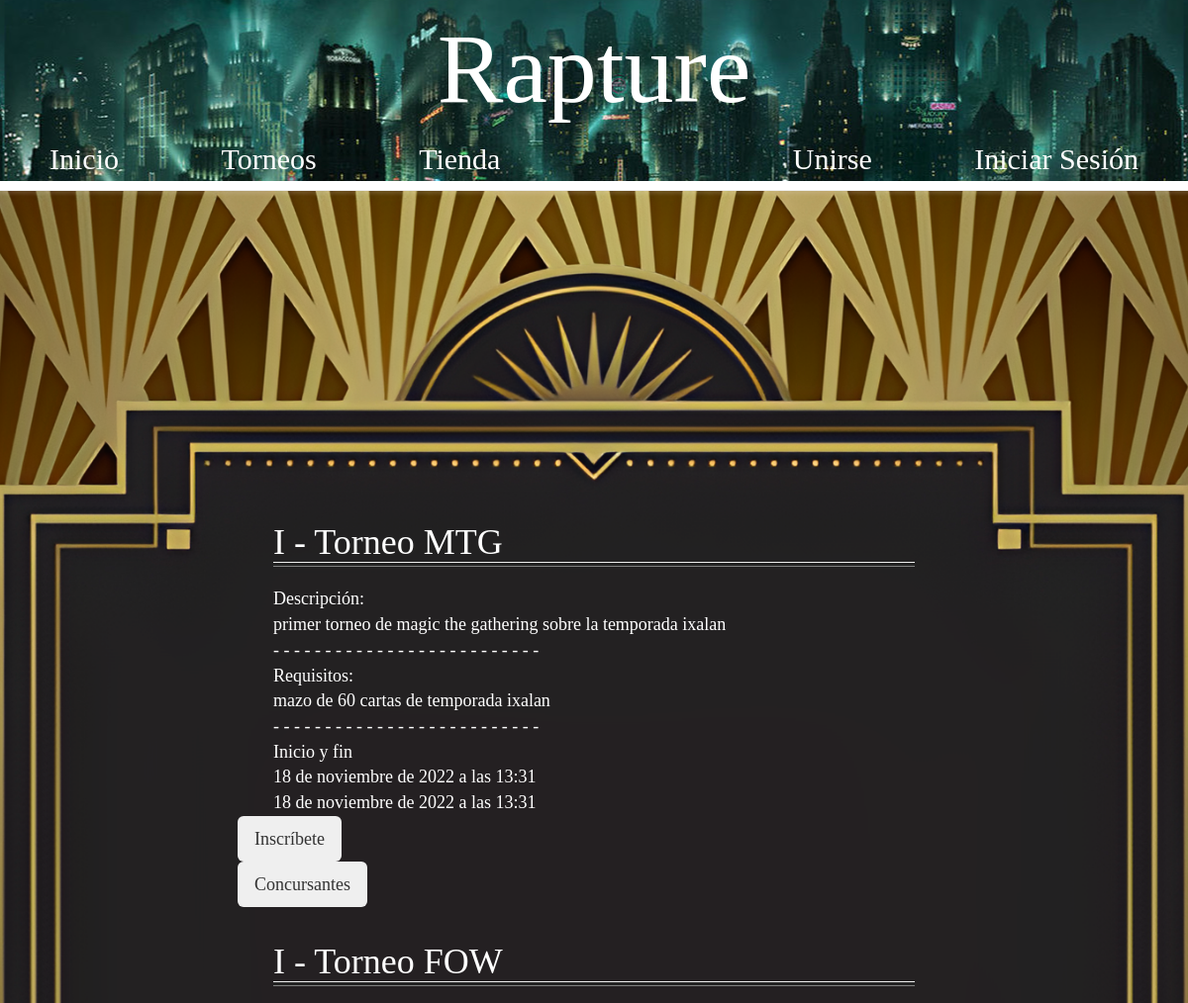
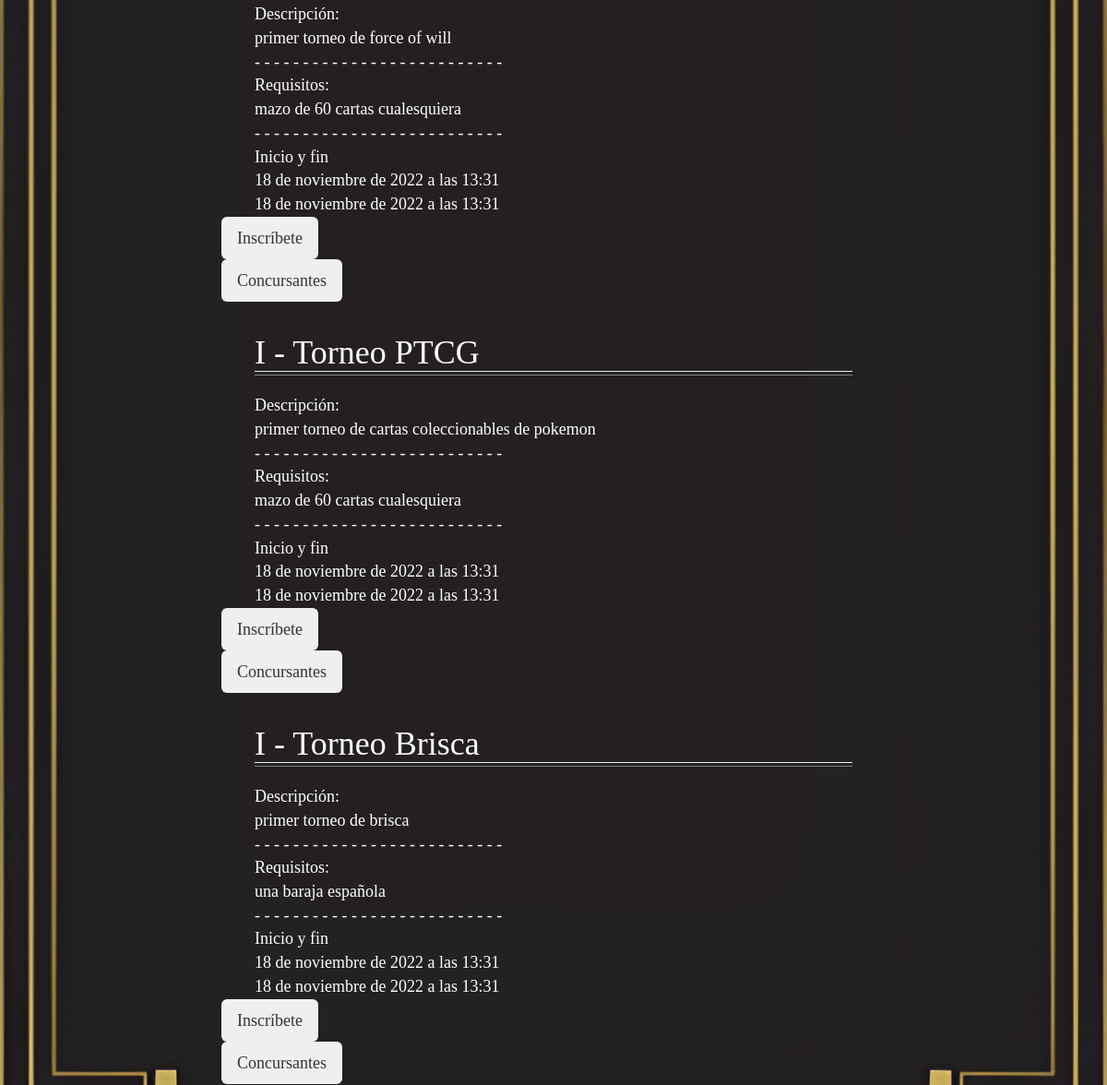
Page /torneos (upper part) on the earlier database version (2 pictures, top to bottom).
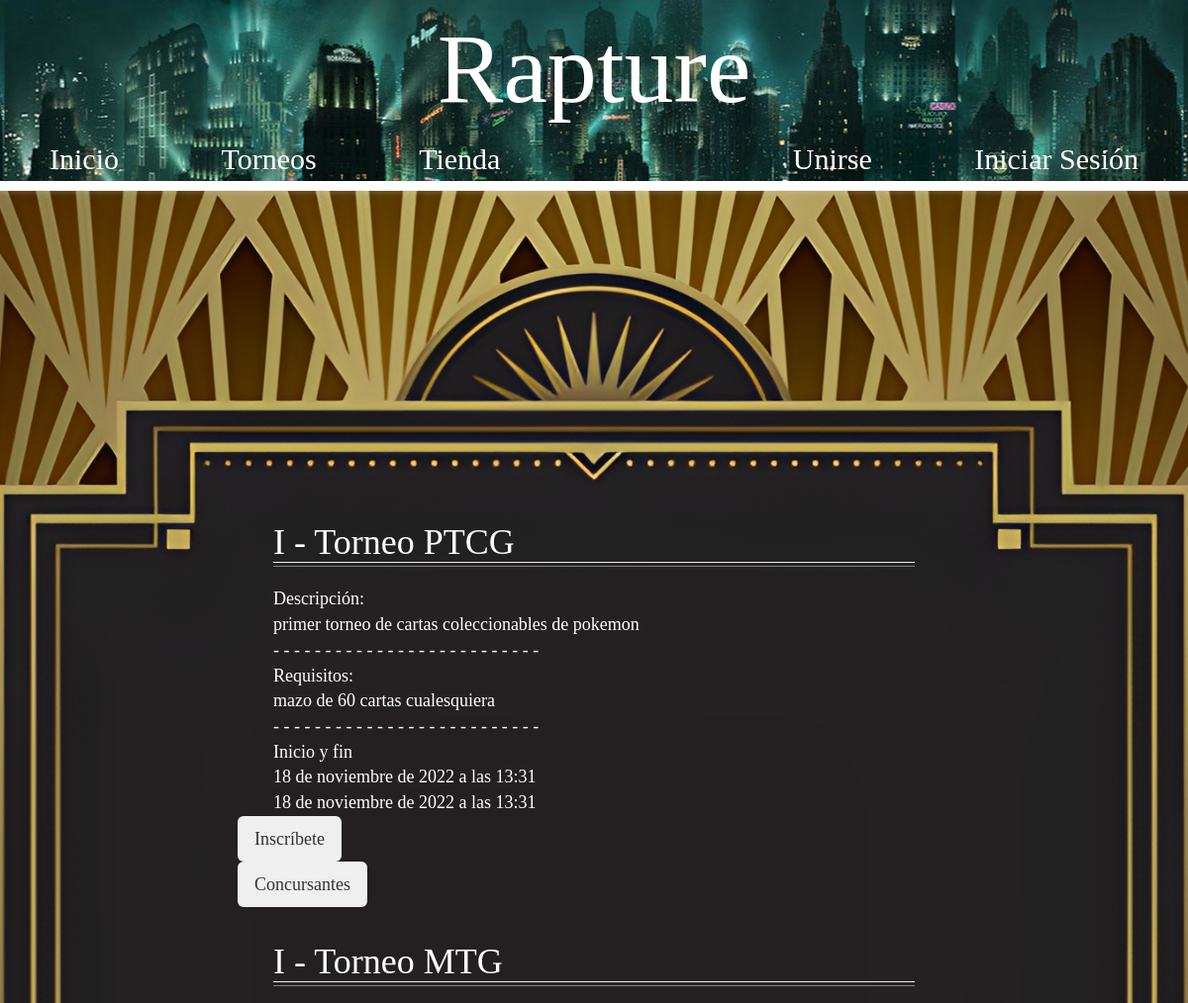
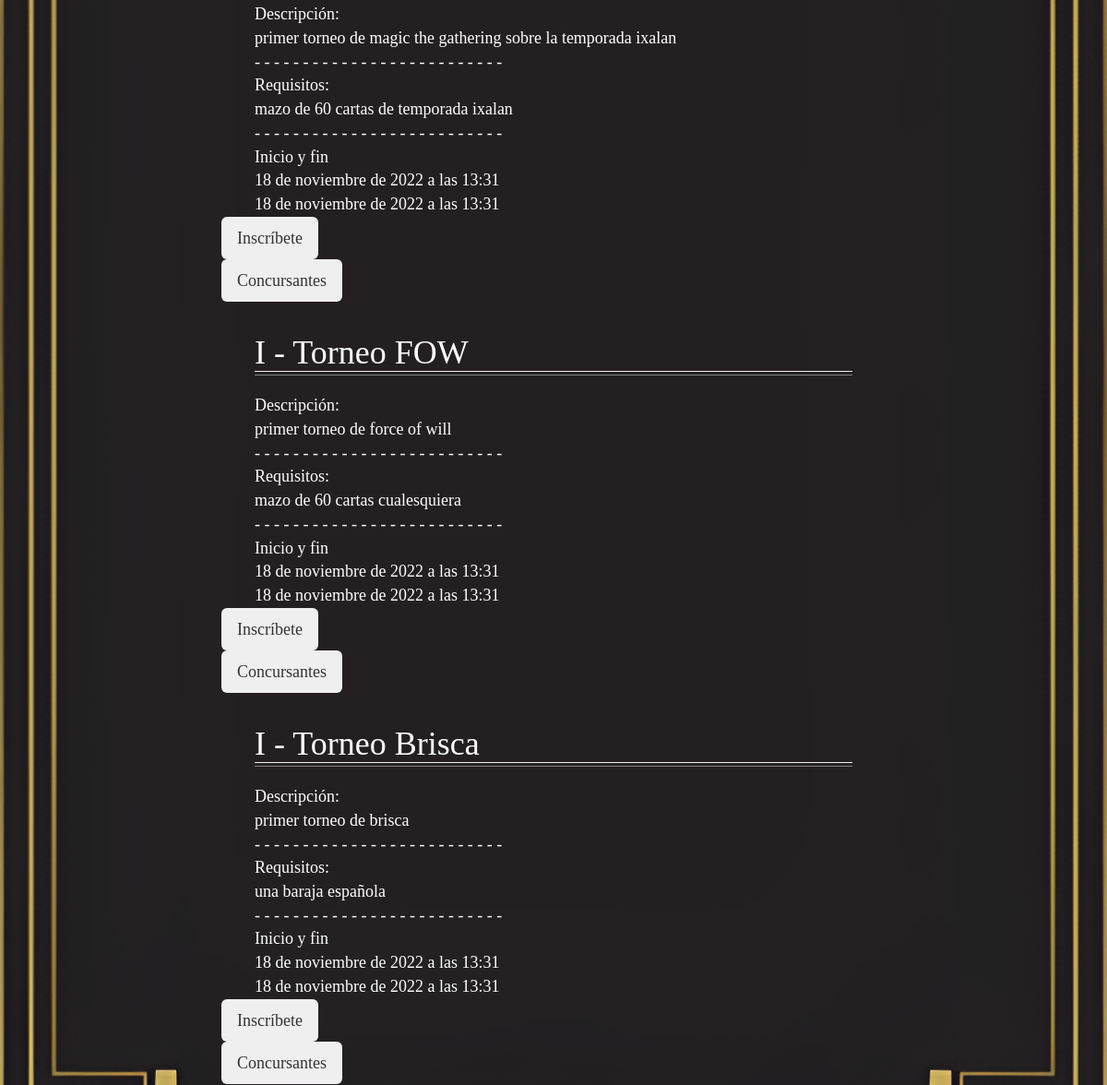
Same page on the later database version (2 pictures, top to bottom).
### sitio/models.py (models this page shows)
class Torneo(models.Model):
    titulo = models.CharField(max_length=20, primary_key= True)
    descripcion = models.CharField(max_length=200, blank= False, null = False)
    requisitos = models.CharField(max_length=100, blank= False, null = False)
    fecha_tor_emp = models.DateTimeField("Fecha de inicio", blank= False, null = False, default=datetime.datetime.now())
    fecha_tor_fin = models.DateTimeField("Fecha de finiquito", blank=False, null=False, default=datetime.datetime.now())
    concursantes = models.ManyToManyField(User,
                                       related_name='usuarios',
                                        null=True,
                                       blank=True)

### sitio/views.py (the view)
# urls.py: path('torneos', views.torneos, name='torneos'),
def torneos(request):
    torneos = Torneo.objects.filter(fecha_tor_emp__lte=timezone.now()).order_by('fecha_tor_emp')
    return render(request, 'sitio/torneos.html',{'torneos':torneos})

### sitio/templates/sitio/torneos.html (shortened to what this page needs)
{% extends 'sitio/base.html' %}
{% block content %}
{% for torneo in torneos %}
<div class="tour">
  <form method="POST" action="{% url 'ins' %}">
      <h2>{{ torneo.titulo }}</h2>
      <hr/>
      <p>Descripción:</p>
      <p>{{ torneo.descripcion }}</p>
      <p>- - - - - - - - - - - - - - - - - - - - - - - - - - </p>
      <p>Requisitos:</p>
      <p>{{ torneo.requisitos }}</p>
      <p>- - - - - - - - - - - - - - - - - - - - - - - - - - </p>
      <p>Inicio y fin</p>
      <p>{{ torneo.fecha_tor_emp }}</p>
      <p>{{ torneo.fecha_tor_fin }}</p>
      <input class="btn btn-lg btn-dark mt-2" type="submit" value="Inscríbete">
  </form>
  <form method="POST" action="{% url 'clientes_list' torneo.titulo %}">
      <input class="btn btn-lg btn-dark mt-2" type="submit" value="Concursantes">
  </form>
</div>
{% endfor %}
{% endblock %}

### sitio/templates/sitio/base.html (shortened to what this page needs)
<!DOCTYPE html>
{% load static %}
<html lang="en">
<head>
    <link rel="stylesheet" href="//maxcdn.bootstrapcdn.com/bootstrap/3.2.0/css/bootstrap.min.css"/>
    <link rel="stylesheet" href="{% static 'css/sitio.css' %}"/>
    <link href="https://www.dafont.com/andes.font" rel="stylesheet"/>
</head>
<body>
<header>
<div class="page-header">
    <div class="titulo">
        <h2>Rapture</h2>
    </div>
    <div  class="enlaces">
        <div class="funcionalidades">
            <a href="{% url 'information' %}" class="top-menu">Inicio</a>
            <a href="{% url 'torneos' %}" class="top-menu">Torneos</a>
            <a href="{% url 'tienda' %}" class="top-menu">Tienda</a>
        </div>
        <div class="cli">
            <a href="{% url 'registro' %}" class="top-menu">Unirse</a>
            <a href="{% url 'login' %}" class="top-menu" id="cliente">Iniciar Sesión</a>
        </div>
    </div>
</div>
</header>
<div id=noticias class="information">
    {% block content %}
    {% endblock %}
</div>
</body>
</html>

### sitio/static/css/sitio.css (style rules this page uses)
.page-header { display: block; margin: 0px; width: 100%; height: 20%; top: 0; z-index: 50; }
p { margin: 0; font-family: 'Calibre'; }
body { margin: 0; font-family: 'Calibre'; }
h1, .h1, h2, .h2, h3, .h3 { font-family: 'Calibre'; margin-top: 0px; margin-bottom: 0; }
.page-header h2 { font-family: 'Andes'; font-size: 100px; color: #ffffff; text-align: center; padding: 15px; }
.titulo { background-image: url("../media/RaptureTitulo.jpg"); background-position-x: center; background-position-y: bottom; }
.enlaces { background-image: url("../media/RaptureEnlace.jpg"); background-position-x: center; background-position-y: top; alignment: center; display: flex; flex-direction: row; flex-wrap: nowrap; align-content: normal; justify-content: center; align-items: center; position: sticky; top: 0; }
.enlaces a { font-family: 'Andes'; font-size: 30px; color: #ffffff; text-align: center; padding-inline: 50px; display: inline-block; }
.enlaces .cli { display: inline-block; flex-grow: 1; text-align: right; }
.enlaces .funcionalidades { display: inline-block; align-items: center; }
#noticias { background-image: url("../media/marco.png"); background-repeat: no-repeat; background-attachment: scroll; background-size: cover; background-clip: border-box; background-position-x: center; font-size: 12px; font-family: 'Calibre', serif; padding-top: 28%; padding-bottom: 25%; padding-left: 20%; padding-right: 20%; }
hr { margin-top: 0; height: 3px; background-color: #232323; border-bottom: 1px solid gray; width: 90%; }
.tour { padding-bottom: 5% }
.tour h2 { color: white; font-size: 300%; margin-left: 5%; }
.tour p { color: white; font-size: 150%; margin-left: 5%; }

Differences in the rows shown:
changed Torneo "I - Torneo PTCG": moves up the list
